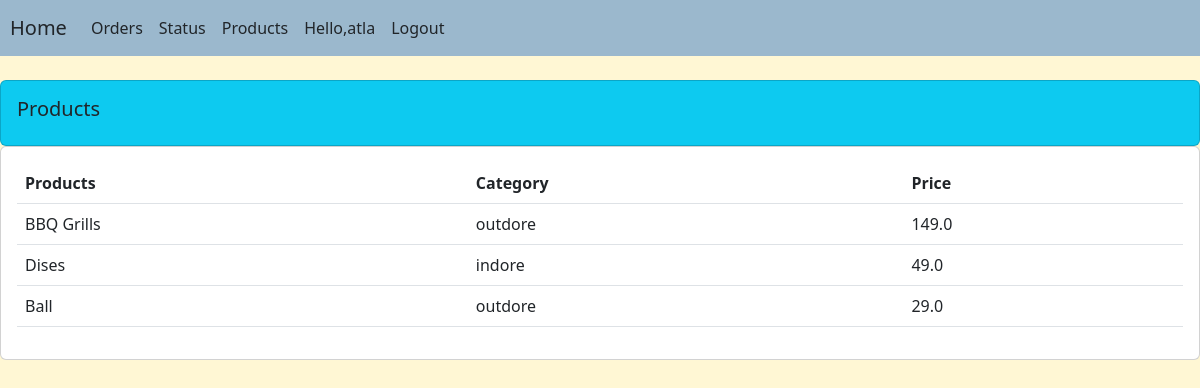
/product/ (signed in), run on the app's committed database.
### test_app/models.py (models this page shows, shortened)
class Product(models.Model):
    CATEGORY=(
        ('indore','indore'),
        ('outdore','outdore')
    )
    name=models.CharField(max_length=200,null=True)
    price=models.FloatField(null=True)
    category=models.CharField(max_length=200,null=True,choices=CATEGORY)
    description=models.CharField(max_length=200,null=True,blank=True)
    date_created=models.DateTimeField(auto_now_add=True,null=True)
    tag=models.ManyToManyField(Tag)

### test_app/decrators.py (the view)
        def wrapper_func(request,*arg,**kwargs):
            group=None
            if request.user.groups.exists():
                group=request.user.groups.all()[0].name
            if group in allowed_roles:
                return view_func(request,*arg,**kwargs)
            else:
                return HttpResponse('Your are not authorised to view this page')

### test_app/decrators.py (called while the page is built)
def allowed_users(allowed_roles=[]):
    def decrators(view_func):
        def wrapper_func(request,*arg,**kwargs):
            group=None
            if request.user.groups.exists():
                group=request.user.groups.all()[0].name
            if group in allowed_roles:
                return view_func(request,*arg,**kwargs)
            else:
                return HttpResponse('Your are not authorised to view this page')
        return wrapper_func
    return decrators

### test_app/views.py (called while the page is built)
@login_required(login_url='login')
@allowed_users(allowed_roles=['admin','customer'])
def product(request):
    products = Product.objects.all()
    return render(request,'test_app/product.html',{'products':products})

### test_app/templates/test_app/product.html (shortened to what this page needs)
{% load static %}
{% include './main.html' %}
<div class="row">
    <div class="col-md">
        <div class="card card-body bg-info">
            <h5>Products</h5>
        </div>
        <div class="card card-body">
            <table class="table">
                <tr>
                    <th>Products</th>
                    <th>Category</th>
                    <th>Price</th>
                </tr>
                {% for i in products %}
                <tr>
                    <td>{{i.name}}</td>
                    <td>{{i.category}}</td>
                    <td>{{i.price}}</td>
                    </tr>
                {% endfor %}
            </table>
        </div>
    </div>
</div>

### test_app/templates/test_app/home.html (shortened to what this page needs)
<!DOCTYPE html>
<html lang="en">
<head>
    <link href="https://cdn.jsdelivr.net/npm/bootstrap@5.2.1/dist/css/bootstrap.min.css" rel="stylesheet"
>
      </head>
<body>
    <nav class="navbar navbar-expand-lg navbar-light">
        <a style="margin-left: 10px;" class="navbar-brand text-dark" href="{% url 'home' %}">Home</a>
        <div class="collapse navbar-collapse" id="navbarNav">
          <ul class="navbar-nav">
            {% if request.user.is_staff %}
            <li class="nav-item active ">
              <a class="nav-link text-dark" href="{% url 'order' %}">Orders </a>
            </li>
            <li class="nav-item">
              <a class="nav-link text-dark" href="{% url 'blog' %}">Status</a>
            </li>
            <li class="nav-item">
              <a class="nav-link text-dark" href="{% url 'product' %}">Products</a>
            </li>
            {% endif %}
            {% if request.user.is_authenticated %}
            <li class="nav-item active ">
              <a class="nav-link text-dark" href="{% url 'settings' %}">Hello,{{request.user}} </a>
            </li>
          <li  class="nav-item active ">
              <a class="nav-link text-dark" href="{% url 'logout' %}">Logout</a>
            </li>
          {% else %}
          <li class="nav-item">
            <a class="nav-link text-dark" href="{% url 'login' %}">login/signup</a>
          </li>
          {% endif %}
          </ul>
        </div>
      </nav>
</body>
</html>

### test_app/templates/test_app/home.html (style rules this page uses)
.navbar { background-color: #9BB8CD; }
body { background-color: #FFF7D4; }

### test_app/templates/test_app/product.html (style rules this page uses)
body { background-color: #FFF7D4; }

### data on the page
Product: name "BBQ Grills", category "outdore", price "149.0"
Product: name "Dises", category "indore", price "49.0"
Product: name "Ball", category "outdore", price "29.0"

### other printed values
{{ request.user }} "atla"
